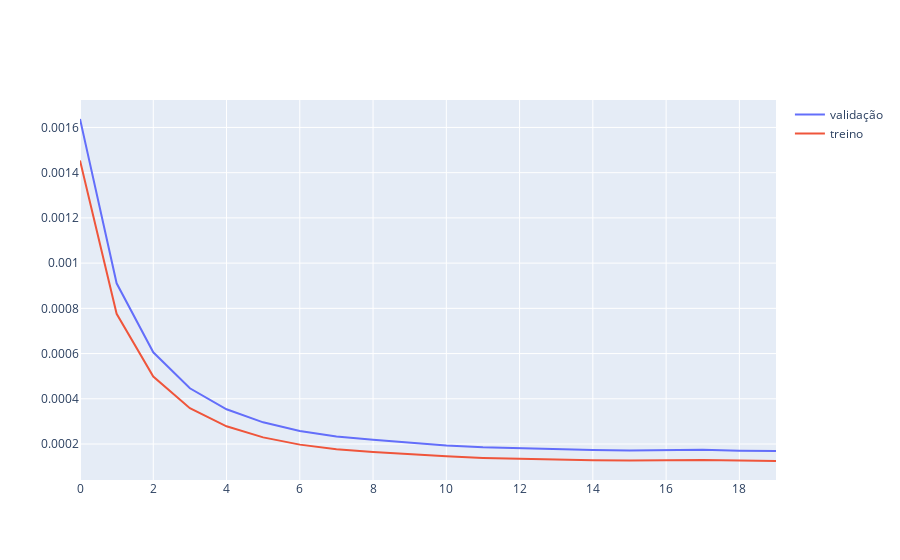

Write notebook code for a chart like this one.
### Code cell
for epoch in range(n_epochs):
    model.train()
    with tqdm(batch_start, unit="batch", mininterval=0, disable=False) as bar:
        bar.set_description(f"Epoch {epoch}")
        for start in bar:
            # take a batch
            X_batch = X_train[start:start+batch_size,:]
            # forward pass
            Xh = model(X_batch)
            loss = loss_fn(Xh, X_batch)
            # backward pass
            optimizer.zero_grad()
            loss.backward()
            # update weights
            optimizer.step()
            # print progress
            bar.set_postfix(loss=float(loss))
    # evaluate accuracy at end of each epoch
    model.eval()
    Xh = model(X_val)
    valLoss.append(float(loss_fn(Xh, X_val)))
    Xh = model(X_train)
    trainLoss.append(float(loss_fn(Xh, X_train)))

fig = go.Figure()
fig.add_trace(go.Scatter(y=valLoss, mode="lines", showlegend=True, name='validação'))
fig.add_trace(go.Scatter(y=trainLoss, mode="lines", showlegend=True, name='treino'))
fig.show()

### Figure 1 — Plotly figure (JSON) as saved in the notebook; plotly's stock layout.template omitted (floating-point values rounded to 4 significant figures)
{"data": [{"mode": "lines", "name": "validação", "showlegend": true, "type": "scatter", "y": [0.001637, 0.0009108, 0.0006057, 0.0004463, 0.0003537, 0.0002959, 0.0002578, 0.0002329, 0.0002185, 0.0002051, 0.0001936, 0.0001855, 0.0001807, 0.0001769, 0.0001731, 0.0001714, 0.000173, 0.0001741, 0.0001707, 0.0001688]}, {"mode": "lines", "name": "treino", "showlegend": true, "type": "scatter", "y": [0.001454, 0.0007757, 0.0004987, 0.0003582, 0.0002784, 0.0002293, 0.0001973, 0.0001768, 0.0001651, 0.0001547, 0.0001457, 0.0001386, 0.0001348, 0.0001313, 0.0001281, 0.0001268, 0.0001289, 0.0001298, 0.0001266, 0.0001249]}], "layout": {}}
